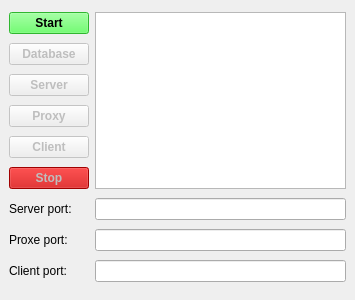
<?xml version="1.0" encoding="UTF-8"?>
<ui version="4.0">
 <class>MainWindow</class>
 <widget class="QMainWindow" name="MainWindow">
  <property name="geometry">
   <rect>
    <x>0</x>
    <y>0</y>
    <width>355</width>
    <height>300</height>
   </rect>
  </property>
  <property name="windowTitle">
   <string>MainWindow</string>
  </property>
  <widget class="QWidget" name="centralwidget">
   <layout class="QGridLayout" name="gridLayout">
    <item row="8" column="0">
     <widget class="QLabel" name="ClientPortText">
      <property name="text">
       <string>Client port:</string>
      </property>
     </widget>
    </item>
    <item row="6" column="0">
     <widget class="QLabel" name="ServerPortText">
      <property name="font">
       <font>
        <weight>50</weight>
        <bold>false</bold>
       </font>
      </property>
      <property name="text">
       <string>Server port:</string>
      </property>
     </widget>
    </item>
    <item row="2" column="0">
     <widget class="QPushButton" name="Server">
      <property name="enabled">
       <bool>false</bool>
      </property>
      <property name="font">
       <font>
        <weight>75</weight>
        <bold>true</bold>
       </font>
      </property>
      <property name="text">
       <string>Server</string>
      </property>
     </widget>
    </item>
    <item row="3" column="0">
     <widget class="QPushButton" name="Proxy">
      <property name="enabled">
       <bool>false</bool>
      </property>
      <property name="font">
       <font>
        <weight>75</weight>
        <bold>true</bold>
       </font>
      </property>
      <property name="text">
       <string>Proxy</string>
      </property>
     </widget>
    </item>
    <item row="7" column="0">
     <widget class="QLabel" name="ProxyPortText">
      <property name="font">
       <font>
        <weight>50</weight>
        <bold>false</bold>
       </font>
      </property>
      <property name="text">
       <string>Proxe port:</string>
      </property>
     </widget>
    </item>
    <item row="5" column="0">
     <widget class="QPushButton" name="Stop">
      <property name="enabled">
       <bool>false</bool>
      </property>
      <property name="font">
       <font>
        <weight>75</weight>
        <bold>true</bold>
       </font>
      </property>
      <property name="styleSheet">
       <string notr="true">background-color:rgb(195, 0, 0)</string>
      </property>
      <property name="text">
       <string>Stop</string>
      </property>
     </widget>
    </item>
    <item row="4" column="0">
     <widget class="QPushButton" name="Client">
      <property name="enabled">
       <bool>false</bool>
      </property>
      <property name="font">
       <font>
        <weight>75</weight>
        <bold>true</bold>
       </font>
      </property>
      <property name="text">
       <string>Client</string>
      </property>
     </widget>
    </item>
    <item row="0" column="1" rowspan="6">
     <widget class="QListWidget" name="Info"/>
    </item>
    <item row="1" column="0">
     <widget class="QPushButton" name="Database">
      <property name="enabled">
       <bool>false</bool>
      </property>
      <property name="font">
       <font>
        <weight>75</weight>
        <bold>true</bold>
       </font>
      </property>
      <property name="styleSheet">
       <string notr="true"/>
      </property>
      <property name="text">
       <string>Database</string>
      </property>
     </widget>
    </item>
    <item row="0" column="0">
     <widget class="QPushButton" name="Start">
      <property name="font">
       <font>
        <weight>75</weight>
        <bold>true</bold>
       </font>
      </property>
      <property name="styleSheet">
       <string notr="true">background-color:rgb(67, 255, 67)</string>
      </property>
      <property name="text">
       <string>Start</string>
      </property>
     </widget>
    </item>
    <item row="6" column="1">
     <widget class="QLineEdit" name="lineEdit">
      <property name="inputMask">
       <string notr="true"/>
      </property>
      <property name="text">
       <string/>
      </property>
      <property name="alignment">
       <set>Qt::AlignCenter</set>
      </property>
      <property name="readOnly">
       <bool>true</bool>
      </property>
     </widget>
    </item>
    <item row="7" column="1">
     <widget class="QLineEdit" name="lineEdit_2">
      <property name="alignment">
       <set>Qt::AlignCenter</set>
      </property>
     </widget>
    </item>
    <item row="8" column="1">
     <widget class="QLineEdit" name="lineEdit_3">
      <property name="alignment">
       <set>Qt::AlignCenter</set>
      </property>
     </widget>
    </item>
   </layout>
  </widget>
 </widget>
 <resources/>
 <connections/>
</ui>
